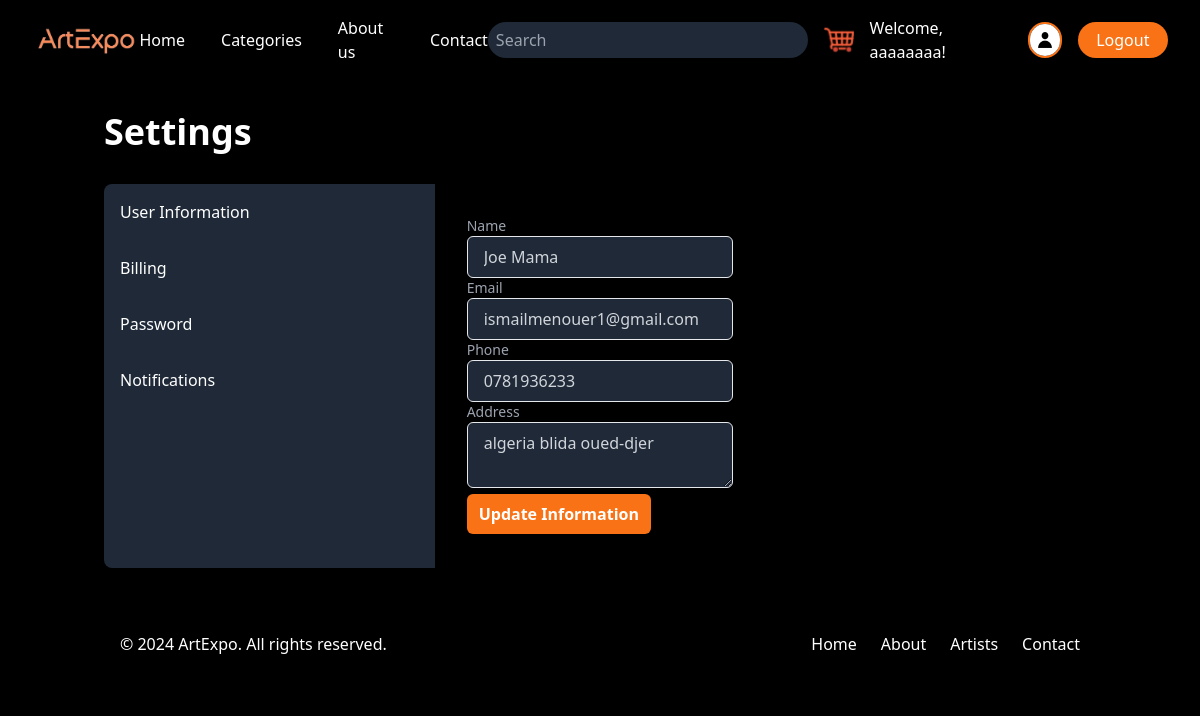
/settings/ (signed in), run on the app's committed database.
### todo/models.py (models this page shows, shortened)
class User(AbstractUser):
    username = models.CharField(max_length=24, validators=[username_validator])
    full_name = models.CharField(max_length=50)
    address = models.CharField(max_length=25)
    email = models.EmailField(null=True)
    bio = models.TextField(max_length=300)
    password = models.CharField(max_length=100, validators=[password_validator])
    phone = models.CharField(max_length=10, validators=[phone_validator], null=True, )
    profile_picture = models.ImageField(upload_to='profile_pics/', default='profile_pics/default_profile.jpg')
    date_joined = models.DateTimeField(auto_now_add=True, null=True)
    status_choices = [
        ('basic_user', 'basic user'),
        ('pending_seller_approval', 'Pending Seller Approval'),
        ('seller', 'Seller')
    ]
    status = models.CharField(max_length=23, choices=status_choices, default='basic_user')

### todo/views.py (the view)
# urls.py: path('settings/', views.settings, name='settings'),
def settings(request):
    user = request.user
    new_fullname = request.POST.get('fullname')
    new_address = request.POST.get('address')
    new_phone = request.POST.get('phone')
    new_email = request.POST.get('email')
    billing = Billing.objects.filter(user=user)
    context = {
        'billing': billing
    }
    if new_fullname:
        user.full_name = new_fullname
    if new_address:
        user.address = new_address
    if new_phone:
        user.phone = new_phone
    if new_email:
        user.email = new_email
    user.save()
    return render(request, 'settings.html', context)

### templates/settings.html (shortened to what this page needs)
{% extends 'home.html' %}
{% block content2 %}
<body class="bg-black text-gray-200">
    <div class="container mx-auto px-4 py-8">
        <h1 class="text-4xl font-extrabold mb-8 text-white">Settings</h1>
        <div class="bg-gray-900 rounded-lg shadow-lg flex overflow-hidden">
            <div class="w-1/3 bg-gray-800 text-white">
                <nav class="flex flex-col">
                    <button class="tab-button flex items-center p-4 cursor-pointer border-l-4 border-transparent transition duration-300 ease-in-out hover:bg-gray-700 hover:border-orange-500 hover:text-orange-500 active"
                            data-tab="user-info-content">
                        User Information
                    </button>
                    <button class="tab-button flex items-center p-4 cursor-pointer border-l-4 border-transparent transition duration-300 ease-in-out hover:bg-gray-700 hover:border-orange-500 hover:text-orange-500"
                            data-tab="billing-content">
                        Billing
                    </button>
                    <button class="tab-button flex items-center p-4 cursor-pointer border-l-4 border-transparent transition duration-300 ease-in-out hover:bg-gray-700 hover:border-orange-500 hover:text-orange-500"
                            data-tab="password-content">
                        Password
                    </button>
                    <button class="tab-button flex items-center p-4 cursor-pointer border-l-4 border-transparent transition duration-300 ease-in-out hover:bg-gray-700 hover:border-orange-500 hover:text-orange-500"
                            data-tab="notifications-content">
                        Notifications
                    </button>
                </nav>
            </div>
            <div class="w-1/3 p-8 bg-gray-900 text-gray-200 h-96">
                <div id="user-info-content" class="tab-content block">
                    <form method="post" class="space-y-6">
                        <div>
                            <label class="block text-sm font-medium text-gray-400">Name</label>
                            <input type="text" name="fullname" value="{{ user.full_name }}"
                                   class="w-full px-4 py-2 bg-gray-800 text-gray-300 border border-gray-600 rounded-md focus:outline-none focus:ring-2 focus:ring-orange-500 focus:border-transparent"
                                   placeholder="Enter your name">
                        </div>
                        <div>
                            <label class="block text-sm font-medium text-gray-400">Email</label>
                            <input type="email" name="email" value="{{ user.email }}"
                                   class="w-full px-4 py-2 bg-gray-800 text-gray-300 border border-gray-600 rounded-md focus:outline-none focus:ring-2 focus:ring-orange-500 focus:border-transparent"
                                   placeholder="Enter your email">
                        </div>
                        <div>
                            <label class="block text-sm font-medium text-gray-400">Phone</label>
                            <input type="text" name="phone" value="{{ user.phone }}"
                                   class="w-full px-4 py-2 bg-gray-800 text-gray-300 border border-gray-600 rounded-md focus:outline-none focus:ring-2 focus:ring-orange-500 focus:border-transparent"
                                   placeholder="Enter your phone number">
                        </div>
                        <div>
                            <label class="block text-sm font-medium text-gray-400">Address</label>
                            <textarea name="address"
                                      class="w-full px-4 py-2 bg-gray-800 text-gray-300 border border-gray-600 rounded-md focus:outline-none focus:ring-2 focus:ring-orange-500 focus:border-transparent"
                                      placeholder="Enter your address">{{ user.address }}</textarea>
                        </div>
                        <div>
                            <button type="submit"
                                    class="px-3 py-2 bg-orange-500 text-white font-semibold rounded-md hover:bg-orange-600">
                                Update Information
                            </button>
                        </div>
                    </form>
                </div>
            </div>
        </div>
    </div>
{% endblock content2 %}

### templates/home.html (shortened to what this page needs)
<!DOCTYPE html>
<html lang="en">
<head>
    <link rel="stylesheet" href="/output.css">
</head>
<body class="bg-black">
<div class="bg-black">
    <header class="bg-black mb-0 mt-0 w-full h-20 flex items-center justify-between">
        <nav class="flex items-center justify-between w-full px-8">
        <a href="{% url 'home' %}">
            <img src="../img/sitelogo.png" alt="Logo" class="h-10"></a>
            <ul class="flex items-center space-x-4 gap-5">
                <li><a href="{% url 'home' %}" class="text-white hover:text-orange-600">Home</a></li>
                <li><a href="{% url 'categories' %}" class="text-white hover:text-orange-600">Categories</a></li>
                <li><a href="{% url 'aboutus' %}" class="text-white hover:text-orange-600">About us</a></li>
                <li><a href="{% url 'contact' %}" class="text-white hover:text-orange-600">Contact</a></li>
            </ul>
            <div class="flex items-center space-x-4 ">
            <form action="{% url 'filtering' %}" method="post">
                <input type="text" name="search" class="w-80 h-9 px-2 border-0 border-gray-300 rounded-full shadow-md bg-gray-800 text-gray-300 text-base font-sans font-normal outline-none" placeholder="Search">
            </form>
            <a href="{% url 'cart_detail' %}"><img src="/img/orange-shopping-cart-10907 (1).png" alt=""></a>
                {% if user.is_authenticated %}
                <p class="text-white hover:text-orange-600 list-none">Welcome, {{ user.username }}!</p>
                    <a href="{% url 'profile_info' %}">
                    <img src="..{{user.profile_picture.url}}" class="w-9 h-9 rounded-full border-2 border-orange-500" alt="Profile Picture">
                </a>
                <button class="w-24 h-9 px-2 border-0 rounded-full bg-orange-500 text-white text-base font-sans font-normal outline-none hover:bg-orange-600 hover:text-black list-none"><a href="{% url 'logoutuser' %}">Logout</a></button>
                 {% endif %}
            </div>
        </nav>
    </header>
    {% block content1 %}
        {% block content2 %}{% endblock content2 %}
    {% endblock content1 %}
<footer class="bg-black text-white py-8">
    <div class="container mx-auto px-8">
        <div class="flex items-center justify-between">
            <p>&copy; 2024 ArtExpo. All rights reserved.</p>
            <ul class="flex space-x-6">
                <li><a href="rtyetyer.html" class="hover:text-orange-500">Home</a></li>
                <li><a href="#" class="hover:text-orange-500">About</a></li>
                <li><a href="#" class="hover:text-orange-500">Artists</a></li>
                <li><a href="#" class="hover:text-orange-500">Contact</a></li>
            </ul>
        </div>
    </div>
</footer>
</div>
</body>
</html>

### data on the page
User: username "aaaaaaaa", profile_picture (placeholder picture), fullname "Joe Mama", email "ismailmenouer1@gmail.com", phone "0781936233", address "algeria blida oued-djer"
